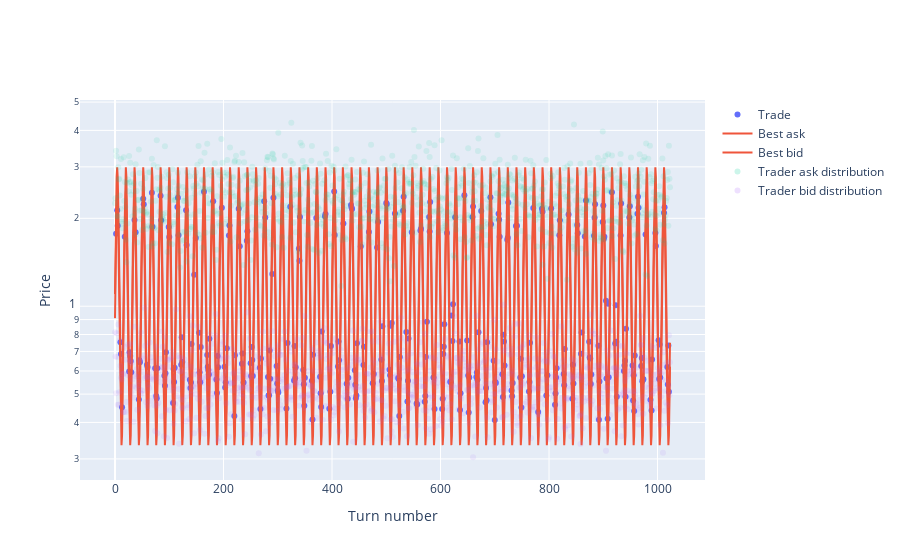

Notebook code for this chart:
### Code cell
example_trades = test_agent(best_agent)
trades_plot(example_trades)

### Figure 1 — Plotly figure (JSON) as saved in the notebook; plotly's stock layout.template omitted (floating-point values rounded to 4 significant figures; data arrays with more than 128 entries replaced by an {"elided": "..."} marker saying what was removed)
{"data": [{"marker": {"color": "#636EFA"}, "mode": "markers", "name": "Trade", "type": "scatter", "x": {"elided": "341 int values"}, "y": {"elided": "341 float values"}}, {"marker": {"color": "#EF553B"}, "name": "Best ask", "type": "scatter", "y": {"elided": "1024 float values"}}, {"marker": {"color": "#EF553B"}, "name": "Best bid", "type": "scatter", "y": {"elided": "1024 float values"}}, {"marker": {"color": "#00CC96", "opacity": 0.1}, "mode": "markers", "name": "Trader ask distribution", "type": "scatter", "x": {"elided": "1024 int values"}, "y": {"elided": "1024 float values"}}, {"marker": {"color": "#AB63FA", "opacity": 0.1}, "mode": "markers", "name": "Trader bid distribution", "type": "scatter", "x": {"elided": "1024 int values"}, "y": {"elided": "1024 float values"}}], "layout": {"xaxis": {"title": {"text": "Turn number"}}, "yaxis": {"title": {"text": "Price"}, "type": "log"}}}
